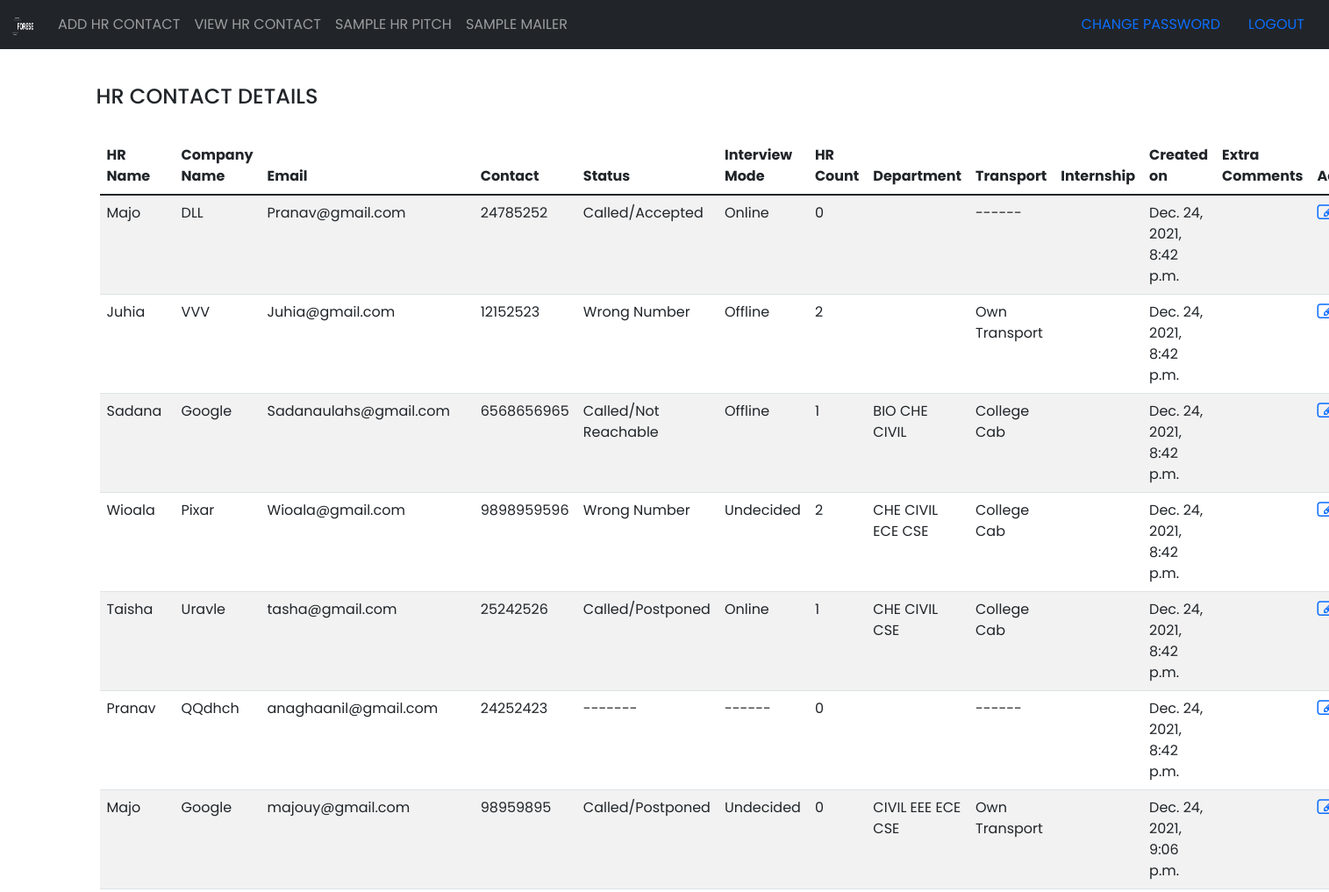
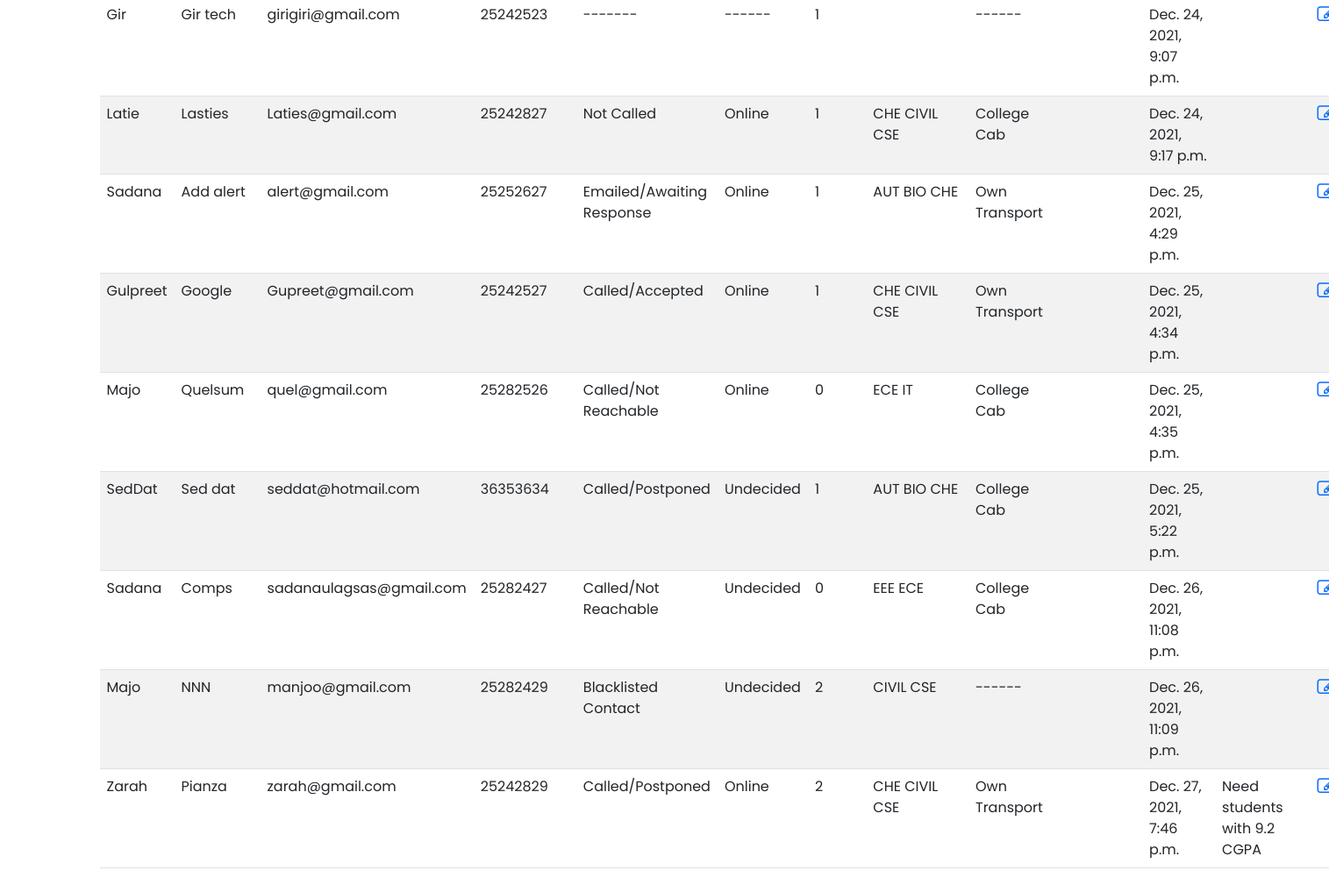
/hr_features/show_hr/ (signed in), run on the app's committed database (2 pictures, top to bottom).
### hr_features/models.py (models this page shows)
class Hr(models.Model):
    added_by=models.ForeignKey(User,on_delete=models.SET_NULL,null=True)
    fullname=models.CharField( max_length=70)
    companyname=models.CharField( max_length=70)
    email=models.CharField( max_length=70,unique=True)
    mobile = models.CharField(max_length=10,unique=True)
    status=models.CharField(choices=STATUS_CHOICE,max_length=70)
    interview=models.CharField(choices=INTERVIEW_CHOICE,max_length=70)
    hrcount=models.PositiveIntegerField()
    dept=models.CharField(max_length=70)
    transport=models.CharField(choices=TRANSPORT_CHOICE,max_length=70)
    extra_comments=models.TextField()
    internship=models.BooleanField(default=False)
    dtoc=models.DateTimeField(auto_now_add=True,null=True)

### hr_features/views.py (the view)
# urls.py: path('show_hr/',views.show_hr,name='show_hr'),
def show_hr(request):
    if request.user.is_authenticated and check_student(request.user):
       hrs=Hr.objects.filter(added_by=request.user).order_by('dtoc').all()
       return render(request,'hr_features/show.html',{"hrs":hrs})
    else:
        return redirect('student_login')

### students/views.py (called while the page is built)
def check_student(user):
    if user.user_type == 'VOLUNTEER':
        return True
    else:
	    return False

### hr_features/templates/hr_features/show.html (shortened to what this page needs)
{% extends 'hr_features/layout.html' %}
{% load static %}
{% block main %}
<div class="row">
    <h4 class="table table-striped"> HR CONTACT DETAILS</h4>
    <div class="d-flex p-3">
        <table class="table table-striped">
        <thead>
            <tr>
            <th scope="col">HR Name</th>
            <th scope="col">Company Name</th>
            <th scope="col">Email</th>
            <th scope="col">Contact</th>
            <th scope="col">Status</th>
            <th scope="col">Interview Mode</th>
            <th scope="col">HR Count</th>
            <th scope="col">Department</th>
            <th scope="col">Transport</th>
            <th scope="col">Internship</th>
            <th scope="col">Created on</th>
            <th scope="col">Extra Comments</th>
            <th scope="col">Actions</th>
            </tr>
        </thead>
        <tbody>
            {% for hr in hrs %}
            <tr>
                <td>{{hr.fullname}}</td>
                <td>{{hr.companyname}}</td>
                <td>{{hr.email}}</td>
                <td>{{hr.mobile}}</td>
                <td>{{hr.status}}</td>
                <td>{{hr.interview}}</td>
                <td>{{hr.hrcount}}</td>
                <td>{{hr.dept}}</td>
                <td>{{hr.transport}}</td>
                <td>{% if hr.internship %}{% endif %}</td>
                <td>{{hr.dtoc}}</td>
                <td>{{hr.extra_comments}}</td>
               <td><a href="{% url 'update_hr' id=hr.pk %}"><i class="fa fa-edit fa-lg" style=-"color:blue"></i></a></td>
            </tr>
            {% endfor %}
        </tbody>
        </table>
    </div>
</div>
{% endblock %}

### hr_features/templates/hr_features/layout.html (style rules this page uses)
body { font-family: 'Poppins', sans-serif; background-color: #f2edf7; }

### hr_features/templates/hr_features/show.html (style rules this page uses)
body { background-color:#FFF; }

### data on the page
Hr: fullname "Majo", companyname "DLL", email "Pranav@gmail.com", mobile "24785252", status "Called/Accepted", interview "Online", hrcount "0", transport "------", dtoc "Dec. 24, 2021, 8:42 p.m."
Hr: fullname "Juhia", companyname "VVV", email "Juhia@gmail.com", mobile "12152523", status "Wrong Number", interview "Offline", hrcount "2", transport "Own Transport", dtoc "Dec. 24, 2021, 8:42 p.m."
Hr: fullname "Sadana", companyname "Google", email "Sadanaulahs@gmail.com", mobile "6568656965", status "Called/Not Reachable", interview "Offline", hrcount "1", dept "BIO CHE CIVIL", transport "College Cab", dtoc "Dec. 24, 2021, 8:42 p.m."
Hr: fullname "Wioala", companyname "Pixar", email "Wioala@gmail.com", mobile "9898959596", status "Wrong Number", interview "Undecided", hrcount "2", dept "CHE CIVIL ECE CSE", transport "College Cab", dtoc "Dec. 24, 2021, 8:42 p.m."
Hr: fullname "Taisha", companyname "Uravle", email "tasha@gmail.com", mobile "25242526", status "Called/Postponed", interview "Online", hrcount "1", dept "CHE CIVIL CSE", transport "College Cab", dtoc "Dec. 24, 2021, 8:42 p.m."
Hr: fullname "Pranav", companyname "QQdhch", email "anaghaanil@gmail.com", mobile "24252423", status "-------", interview "------", hrcount "0", transport "------", dtoc "Dec. 24, 2021, 8:42 p.m."
Hr: fullname "Majo", companyname "Google", email "majouy@gmail.com", mobile "98959895", status "Called/Postponed", interview "Undecided", hrcount "0", dept "CIVIL EEE ECE CSE", transport "Own Transport", dtoc "Dec. 24, 2021, 9:06 p.m."
Hr: fullname "Gir", companyname "Gir tech", email "girigiri@gmail.com", mobile "25242523", status "-------", interview "------", hrcount "1", transport "------", dtoc "Dec. 24, 2021, 9:07 p.m."
Hr: fullname "Latie", companyname "Lasties", email "Laties@gmail.com", mobile "25242827", status "Not Called", interview "Online", hrcount "1", dept "CHE CIVIL CSE", transport "College Cab", dtoc "Dec. 24, 2021, 9:17 p.m."
Hr: fullname "Sadana", companyname "Add alert", email "alert@gmail.com", mobile "25252627", status "Emailed/Awaiting Response", interview "Online", hrcount "1", dept "AUT BIO CHE", transport "Own Transport", dtoc "Dec. 25, 2021, 4:29 p.m."
Hr: fullname "Gulpreet", companyname "Google", email "Gupreet@gmail.com", mobile "25242527", status "Called/Accepted", interview "Online", hrcount "1", dept "CHE CIVIL CSE", transport "Own Transport", dtoc "Dec. 25, 2021, 4:34 p.m."
Hr: fullname "Majo", companyname "Quelsum", email "quel@gmail.com", mobile "25282526", status "Called/Not Reachable", interview "Online", hrcount "0", dept "ECE IT", transport "College Cab", dtoc "Dec. 25, 2021, 4:35 p.m."
Hr: fullname "SedDat", companyname "Sed dat", email "seddat@hotmail.com", mobile "36353634", status "Called/Postponed", interview "Undecided", hrcount "1", dept "AUT BIO CHE", transport "College Cab", dtoc "Dec. 25, 2021, 5:22 p.m."
Hr: fullname "Sadana", companyname "Comps", email "sadanaulagsas@gmail.com", mobile "25282427", status "Called/Not Reachable", interview "Undecided", hrcount "0", dept "EEE ECE", transport "College Cab", dtoc "Dec. 26, 2021, 11:08 p.m."
Hr: fullname "Majo", companyname "NNN", email "manjoo@gmail.com", mobile "25282429", status "Blacklisted Contact", interview "Undecided", hrcount "2", dept "CIVIL CSE", transport "------", dtoc "Dec. 26, 2021, 11:09 p.m."
Hr: fullname "Zarah", companyname "Pianza", email "zarah@gmail.com", mobile "25242829", status "Called/Postponed", interview "Online", hrcount "2", dept "CHE CIVIL CSE", transport "Own Transport", dtoc "Dec. 27, 2021, 7:46 p.m.", extra_comments "Need students with 9.2 CGPA"
